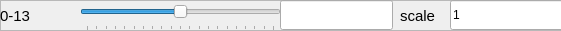
  <widget class="QFrame" name="frame_15">
   <property name="geometry">
    <rect>
     <x>10</x>
     <y>460</y>
     <width>561</width>
     <height>31</height>
    </rect>
   </property>
   <property name="frameShape">
    <enum>QFrame::StyledPanel</enum>
   </property>
   <property name="frameShadow">
    <enum>QFrame::Raised</enum>
   </property>
   <widget class="QLabel" name="name_15">
    <property name="geometry">
     <rect>
      <x>0</x>
      <y>0</y>
      <width>81</width>
      <height>31</height>
     </rect>
    </property>
    <property name="font">
     <font>
      <pointsize>11</pointsize>
      <weight>50</weight>
      <italic>false</italic>
      <bold>false</bold>
     </font>
    </property>
    <property name="text">
     <string>0-13</string>
    </property>
   </widget>
   <widget class="QSlider" name="motor_setPoint_slider_14">
    <property name="geometry">
     <rect>
      <x>80</x>
      <y>0</y>
      <width>201</width>
      <height>31</height>
     </rect>
    </property>
    <property name="toolTip">
     <string extracomment="slider to move change set point for this motor"/>
    </property>
    <property name="minimum">
     <number>-100</number>
    </property>
    <property name="maximum">
     <number>100</number>
    </property>
    <property name="value">
     <number>0</number>
    </property>
    <property name="orientation">
     <enum>Qt::Horizontal</enum>
    </property>
    <property name="tickPosition">
     <enum>QSlider::TicksBelow</enum>
    </property>
    <property name="tickInterval">
     <number>10</number>
    </property>
   </widget>
   <widget class="QLineEdit" name="motor_setPoint_14">
    <property name="geometry">
     <rect>
      <x>280</x>
      <y>0</y>
      <width>113</width>
      <height>30</height>
     </rect>
    </property>
    <property name="text">
     <string extracomment="manually change set point here"/>
    </property>
    <property name="readOnly">
     <bool>true</bool>
    </property>
   </widget>
   <widget class="QLabel" name="scale_15">
    <property name="geometry">
     <rect>
      <x>400</x>
      <y>0</y>
      <width>41</width>
      <height>31</height>
     </rect>
    </property>
    <property name="font">
     <font>
      <pointsize>11</pointsize>
      <weight>50</weight>
      <italic>false</italic>
      <bold>false</bold>
     </font>
    </property>
    <property name="text">
     <string>scale</string>
    </property>
   </widget>
   <widget class="QLineEdit" name="motor_scale_14">
    <property name="geometry">
     <rect>
      <x>450</x>
      <y>0</y>
      <width>113</width>
      <height>30</height>
     </rect>
    </property>
    <property name="text">
     <string extracomment="use this to scale the slider (-100,100)">1</string>
    </property>
    <property name="readOnly">
     <bool>false</bool>
    </property>
   </widget>
  </widget>
